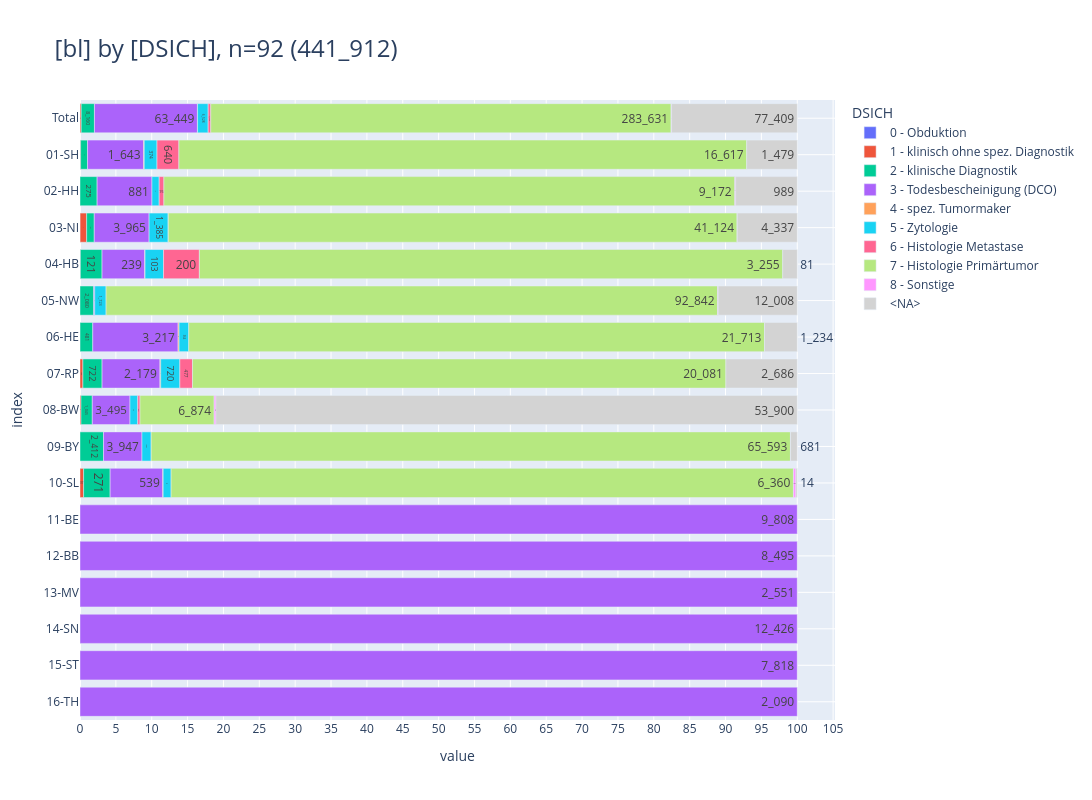

Write notebook code for a chart like this one.
### Markdown cell above
<br>

### <a id='toc1_5_3_'></a>[☣️ Diagnosesicherung](#toc0_)
- **Filter: DJ = 2023, C44 und D-Diagnosen sind ausgeschlossen**

> 💡 `ZfKD`: _"auffällig ist der hohe Anteil an fehlenden Diagnosesicherungen in `08-BW`"_  
> 💡 `ZfKD`: _"keine DCO Markierungen für Fälle aus `05-NW`"_

### Code cell
_alias = "DSICH"
_df = (
    show_freqs(alias=_alias)
    .merge(dim_dsich_epi, left_on=_alias, right_index=True, how="left")[
        ["kkr", "label", "cnt"]
    ]
    .rename(columns={"kkr": "bl", "label": _alias})
)
_=pls.plot_stacked_bars(
    _df,
    orientation="h",
    normalize=False,
    relative=True,
    dropna=False,
    sort_values_index=False,
    show_total=True,
    height=800,
)

### Figure 1 — Plotly figure (JSON) as saved in the notebook; plotly's stock layout.template omitted (floating-point values rounded to 4 significant figures)
{"data": [{"hovertemplate": "col=0 - Obduktion<br>value=%{x}<br>index=%{y}<br>cnt_str=%{text}<extra></extra>", "legendgroup": "0 - Obduktion", "marker": {"color": "#636EFA", "pattern": {"shape": ""}}, "name": "0 - Obduktion", "orientation": "h", "showlegend": true, "text": ["8", "6", "1", "1"], "textposition": "auto", "type": "bar", "x": [8, 6, 1, 1], "xaxis": "x", "y": [" Total", "03-NI", "06-HE", "09-BY"], "yaxis": "y"}, {"hovertemplate": "col=1 - klinisch ohne spez. Diagnostik<br>value=%{x}<br>index=%{y}<br>cnt_str=%{text}<extra></extra>", "legendgroup": "1 - klinisch ohne spez. Diagnostik", "marker": {"color": "#EF553B", "pattern": {"shape": ""}}, "name": "1 - klinisch ohne spez. Diagnostik", "orientation": "h", "showlegend": true, "text": ["736", "18", "475", "2", "109", "95", "37"], "textposition": "auto", "type": "bar", "x": [736, 18, 475, 2, 109, 95, 37], "xaxis": "x", "y": [" Total", "01-SH", "03-NI", "04-HB", "07-RP", "08-BW", "10-SL"], "yaxis": "y"}, {"hovertemplate": "col=2 - klinische Diagnostik<br>value=%{x}<br>index=%{y}<br>cnt_str=%{text}<extra></extra>", "legendgroup": "2 - klinische Diagnostik", "marker": {"color": "#00CC96", "pattern": {"shape": ""}}, "name": "2 - klinische Diagnostik", "orientation": "h", "showlegend": true, "text": ["8_160", "203", "275", "550", "121", "2_080", "481", "722", "1_045", "2_412", "271"], "textposition": "auto", "type": "bar", "x": [8160, 203, 275, 550, 121, 2080, 481, 722, 1045, 2412, 271], "xaxis": "x", "y": [" Total", "01-SH", "02-HH", "03-NI", "04-HB", "05-NW", "06-HE", "07-RP", "08-BW", "09-BY", "10-SL"], "yaxis": "y"}, {"hovertemplate": "col=3 - Todesbescheinigung (DCO)<br>value=%{x}<br>index=%{y}<br>cnt_str=%{text}<extra></extra>", "legendgroup": "3 - Todesbescheinigung (DCO)", "marker": {"color": "#AB63FA", "pattern": {"shape": ""}}, "name": "3 - Todesbescheinigung (DCO)", "orientation": "h", "showlegend": true, "text": ["63_449", "1_643", "881", "3_965", "239", "156", "3_217", "2_179", "3_495", "3_947", "539", "9_808", "8_495", "2_551", "12_426", "7_818", "2_090"], "textposition": "auto", "type": "bar", "x": [63449, 1643, 881, 3965, 239, 156, 3217, 2179, 3495, 3947, 539, 9808, 8495, 2551, 12426, 7818, 2090], "xaxis": "x", "y": [" Total", "01-SH", "02-HH", "03-NI", "04-HB", "05-NW", "06-HE", "07-RP", "08-BW", "09-BY", "10-SL", "11-BE", "12-BB", "13-MV", "14-SN", "15-ST", "16-TH"], "yaxis": "y"}, {"hovertemplate": "col=4 - spez. Tumormaker<br>value=%{x}<br>index=%{y}<br>cnt_str=%{text}<extra></extra>", "legendgroup": "4 - spez. Tumormaker", "marker": {"color": "#FFA15A", "pattern": {"shape": ""}}, "name": "4 - spez. Tumormaker", "orientation": "h", "showlegend": true, "text": ["87", "16", "1", "38", "29", "3"], "textposition": "auto", "type": "bar", "x": [87, 16, 1, 38, 29, 3], "xaxis": "x", "y": [" Total", "01-SH", "04-HB", "06-HE", "07-RP", "10-SL"], "yaxis": "y"}, {"hovertemplate": "col=5 - Zytologie<br>value=%{x}<br>index=%{y}<br>cnt_str=%{text}<extra></extra>", "legendgroup": "5 - Zytologie", "marker": {"color": "#19D3F3", "pattern": {"shape": ""}}, "name": "5 - Zytologie", "orientation": "h", "showlegend": true, "text": ["6_528", "374", "116", "1_385", "103", "1_723", "364", "720", "721", "941", "81"], "textposition": "auto", "type": "bar", "x": [6528, 374, 116, 1385, 103, 1723, 364, 720, 721, 941, 81], "xaxis": "x", "y": [" Total", "01-SH", "02-HH", "03-NI", "04-HB", "05-NW", "06-HE", "07-RP", "08-BW", "09-BY", "10-SL"], "yaxis": "y"}, {"hovertemplate": "col=6 - Histologie Metastase<br>value=%{x}<br>index=%{y}<br>cnt_str=%{text}<extra></extra>", "legendgroup": "6 - Histologie Metastase", "marker": {"color": "#FF6692", "pattern": {"shape": ""}}, "name": "6 - Histologie Metastase", "orientation": "h", "showlegend": true, "text": ["1_603", "640", "76", "1", "200", "477", "209"], "textposition": "auto", "type": "bar", "x": [1603, 640, 76, 1, 200, 477, 209], "xaxis": "x", "y": [" Total", "01-SH", "02-HH", "03-NI", "04-HB", "07-RP", "08-BW"], "yaxis": "y"}, {"hovertemplate": "col=7 - Histologie Primärtumor<br>value=%{x}<br>index=%{y}<br>cnt_str=%{text}<extra></extra>", "legendgroup": "7 - Histologie Primärtumor", "marker": {"color": "#B6E880", "pattern": {"shape": ""}}, "name": "7 - Histologie Primärtumor", "orientation": "h", "showlegend": true, "text": ["283_631", "16_617", "9_172", "41_124", "3_255", "92_842", "21_713", "20_081", "6_874", "65_593", "6_360"], "textposition": "auto", "type": "bar", "x": [283631, 16617, 9172, 41124, 3255, 92842, 21713, 20081, 6874, 65593, 6360], "xaxis": "x", "y": [" Total", "01-SH", "02-HH", "03-NI", "04-HB", "05-NW", "06-HE", "07-RP", "08-BW", "09-BY", "10-SL"], "yaxis": "y"}, {"hovertemplate": "col=8 - Sonstige<br>value=%{x}<br>index=%{y}<br>cnt_str=%{text}<extra></extra>", "legendgroup": "8 - Sonstige", "marker": {"color": "#FF97FF", "pattern": {"shape": ""}}, "name": "8 - Sonstige", "orientation": "h", "showlegend": true, "text": ["301", "14", "5", "71", "167", "19", "25"], "textposition": "auto", "type": "bar", "x": [301, 14, 5, 71, 167, 19, 25], "xaxis": "x", "y": [" Total", "02-HH", "03-NI", "05-NW", "08-BW", "09-BY", "10-SL"], "yaxis": "y"}, {"hovertemplate": "col=<NA><br>value=%{x}<br>index=%{y}<br>cnt_str=%{text}<extra></extra>", "legendgroup": "<NA>", "marker": {"color": "lightgray", "pattern": {"shape": ""}}, "name": "<NA>", "orientation": "h", "showlegend": true, "text": ["77_409", "1_479", "989", "4_337", "81", "12_008", "1_234", "2_686", "53_900", "681", "14"], "textposition": "auto", "type": "bar", "x": [77409, 1479, 989, 4337, 81, 12008, 1234, 2686, 53900, 681, 14], "xaxis": "x", "y": [" Total", "01-SH", "02-HH", "03-NI", "04-HB", "05-NW", "06-HE", "07-RP", "08-BW", "09-BY", "10-SL"], "yaxis": "y"}], "layout": {"barmode": "relative", "barnorm": "percent", "height": 800, "legend": {"title": {"text": "DSICH"}, "tracegroupgap": 0, "traceorder": "normal"}, "title": {"font": {"size": 24}, "text": "[bl] by [DSICH], n=92 (441_912)", "xanchor": "left", "y": 0.95, "yanchor": "top"}, "width": 1600, "xaxis": {"anchor": "y", "domain": [0, 1], "dtick": 5, "gridwidth": 1, "showgrid": true, "title": {"text": "value"}}, "yaxis": {"anchor": "x", "categoryarray": ["16-TH", "15-ST", "14-SN", "13-MV", "12-BB", "11-BE", "10-SL", "09-BY", "08-BW", "07-RP", "06-HE", "05-NW", "04-HB", "03-NI", "02-HH", "01-SH", " Total"], "categoryorder": "array", "domain": [0, 1], "gridwidth": 1, "showgrid": true, "title": {"text": "index"}}}}
